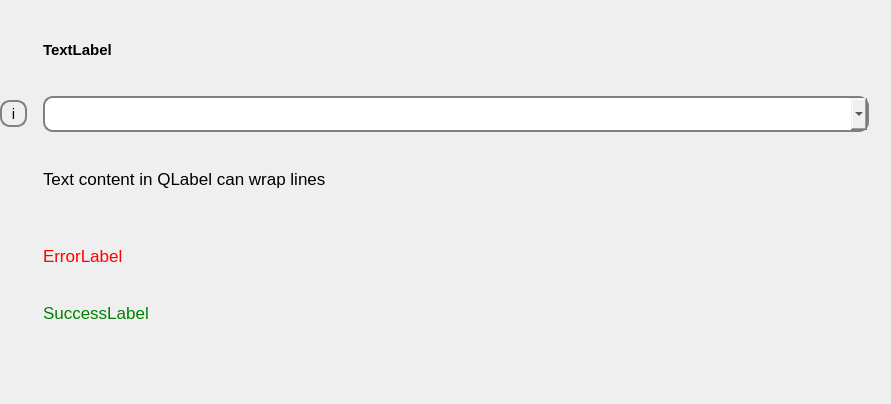
<?xml version="1.0" encoding="UTF-8"?>
<ui version="4.0">
 <class>Form</class>
 <widget class="QWidget" name="Form">
  <property name="geometry">
   <rect>
    <x>0</x>
    <y>0</y>
    <width>891</width>
    <height>404</height>
   </rect>
  </property>
  <property name="sizePolicy">
   <sizepolicy hsizetype="Preferred" vsizetype="Fixed">
    <horstretch>0</horstretch>
    <verstretch>0</verstretch>
   </sizepolicy>
  </property>
  <property name="windowTitle">
   <string>Form</string>
  </property>
  <layout class="QGridLayout" name="gridLayout">
   <property name="leftMargin">
    <number>0</number>
   </property>
   <property name="topMargin">
    <number>10</number>
   </property>
   <property name="rightMargin">
    <number>0</number>
   </property>
   <property name="bottomMargin">
    <number>10</number>
   </property>
   <item row="6" column="1">
    <widget class="QLabel" name="lfbTextFieldError">
     <property name="sizePolicy">
      <sizepolicy hsizetype="Preferred" vsizetype="Fixed">
       <horstretch>0</horstretch>
       <verstretch>0</verstretch>
      </sizepolicy>
     </property>
     <property name="font">
      <font>
       <pointsize>13</pointsize>
      </font>
     </property>
     <property name="styleSheet">
      <string notr="true">color: red;</string>
     </property>
     <property name="text">
      <string>ErrorLabel</string>
     </property>
     <property name="alignment">
      <set>Qt::AlignLeading|Qt::AlignLeft|Qt::AlignTop</set>
     </property>
    </widget>
   </item>
   <item row="3" column="0">
    <widget class="QToolButton" name="lfbTextFieldDescriptionBtn">
     <property name="font">
      <font>
       <pointsize>11</pointsize>
      </font>
     </property>
     <property name="cursor">
      <cursorShape>PointingHandCursor</cursorShape>
     </property>
     <property name="styleSheet">
      <string notr="true">QToolButton{
	border: 2px solid gray;
	border-radius: 10px;
	width: 20px;
	height: 20px;
	margin-right: 10px;
}</string>
     </property>
     <property name="text">
      <string>i</string>
     </property>
    </widget>
   </item>
   <item row="3" column="1">
    <widget class="QComboBox" name="lfbComboBox">
     <property name="sizePolicy">
      <sizepolicy hsizetype="Expanding" vsizetype="Fixed">
       <horstretch>0</horstretch>
       <verstretch>0</verstretch>
      </sizepolicy>
     </property>
     <property name="font">
      <font>
       <pointsize>13</pointsize>
      </font>
     </property>
     <property name="cursor">
      <cursorShape>SizeAllCursor</cursorShape>
     </property>
     <property name="styleSheet">
      <string notr="true">QComboBox {
	border: 2px solid gray;
	border-radius: 10px;
	padding: 5px;
}</string>
     </property>
     <property name="currentText">
      <string/>
     </property>
     <property name="sizeAdjustPolicy">
      <enum>QComboBox::AdjustToMinimumContentsLength</enum>
     </property>
    </widget>
   </item>
   <item row="5" column="1">
    <widget class="QLabel" name="lfbTextFieldHelp">
     <property name="sizePolicy">
      <sizepolicy hsizetype="Preferred" vsizetype="Fixed">
       <horstretch>0</horstretch>
       <verstretch>0</verstretch>
      </sizepolicy>
     </property>
     <property name="font">
      <font>
       <pointsize>13</pointsize>
      </font>
     </property>
     <property name="text">
      <string>Text content in QLabel can wrap lines </string>
     </property>
     <property name="alignment">
      <set>Qt::AlignLeading|Qt::AlignLeft|Qt::AlignTop</set>
     </property>
     <property name="wordWrap">
      <bool>true</bool>
     </property>
    </widget>
   </item>
   <item row="3" column="2">
    <widget class="QLabel" name="lfbUnit">
     <property name="font">
      <font>
       <pointsize>20</pointsize>
      </font>
     </property>
     <property name="text">
      <string/>
     </property>
    </widget>
   </item>
   <item row="4" column="1" colspan="2">
    <layout class="QGridLayout" name="lfbReplaceWidget">
     <property name="spacing">
      <number>0</number>
     </property>
    </layout>
   </item>
   <item row="7" column="1">
    <widget class="QLabel" name="lfbTextFieldSuccess">
     <property name="sizePolicy">
      <sizepolicy hsizetype="Preferred" vsizetype="Fixed">
       <horstretch>0</horstretch>
       <verstretch>0</verstretch>
      </sizepolicy>
     </property>
     <property name="font">
      <font>
       <pointsize>13</pointsize>
      </font>
     </property>
     <property name="styleSheet">
      <string notr="true">color: green;</string>
     </property>
     <property name="text">
      <string>SuccessLabel</string>
     </property>
     <property name="alignment">
      <set>Qt::AlignLeading|Qt::AlignLeft|Qt::AlignTop</set>
     </property>
    </widget>
   </item>
   <item row="1" column="1">
    <widget class="QLabel" name="lfbTextFieldLabel">
     <property name="sizePolicy">
      <sizepolicy hsizetype="Preferred" vsizetype="Fixed">
       <horstretch>0</horstretch>
       <verstretch>0</verstretch>
      </sizepolicy>
     </property>
     <property name="font">
      <font>
       <pointsize>11</pointsize>
       <weight>75</weight>
       <bold>true</bold>
      </font>
     </property>
     <property name="text">
      <string>TextLabel</string>
     </property>
    </widget>
   </item>
   <item row="8" column="1">
    <widget class="QWidget" name="horizontalWidget" native="true">
     <property name="sizePolicy">
      <sizepolicy hsizetype="Preferred" vsizetype="Fixed">
       <horstretch>0</horstretch>
       <verstretch>0</verstretch>
      </sizepolicy>
     </property>
     <layout class="QHBoxLayout" name="lfbChipsLayout">
      <property name="leftMargin">
       <number>0</number>
      </property>
      <property name="topMargin">
       <number>0</number>
      </property>
      <property name="rightMargin">
       <number>0</number>
      </property>
      <property name="bottomMargin">
       <number>0</number>
      </property>
     </layout>
    </widget>
   </item>
  </layout>
 </widget>
 <resources/>
 <connections/>
</ui>
